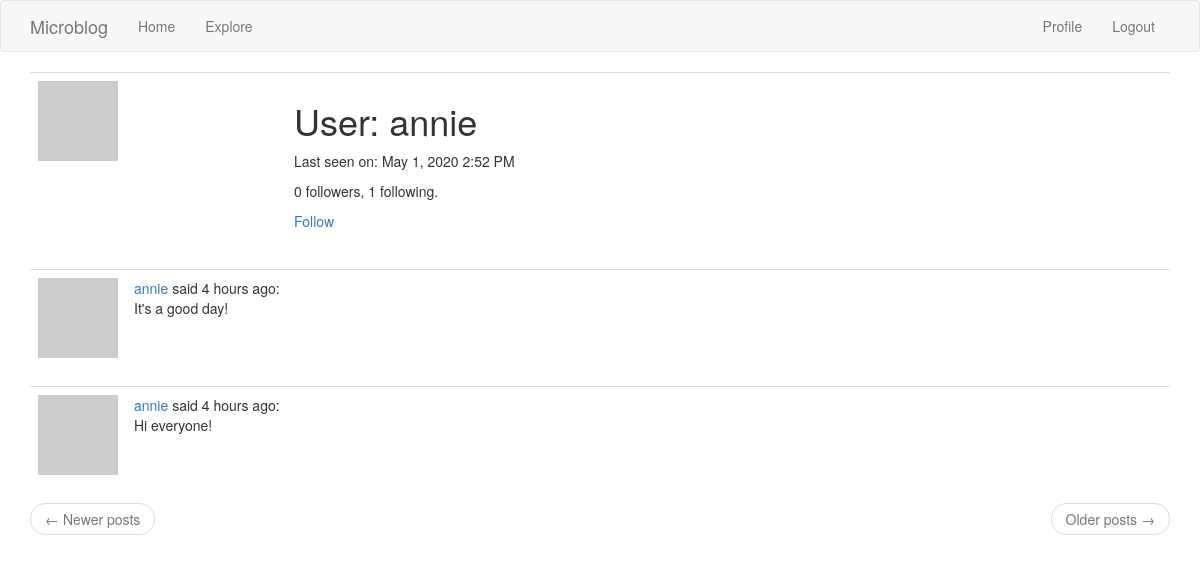
Page /user/annie (signed in) on the earlier database version.
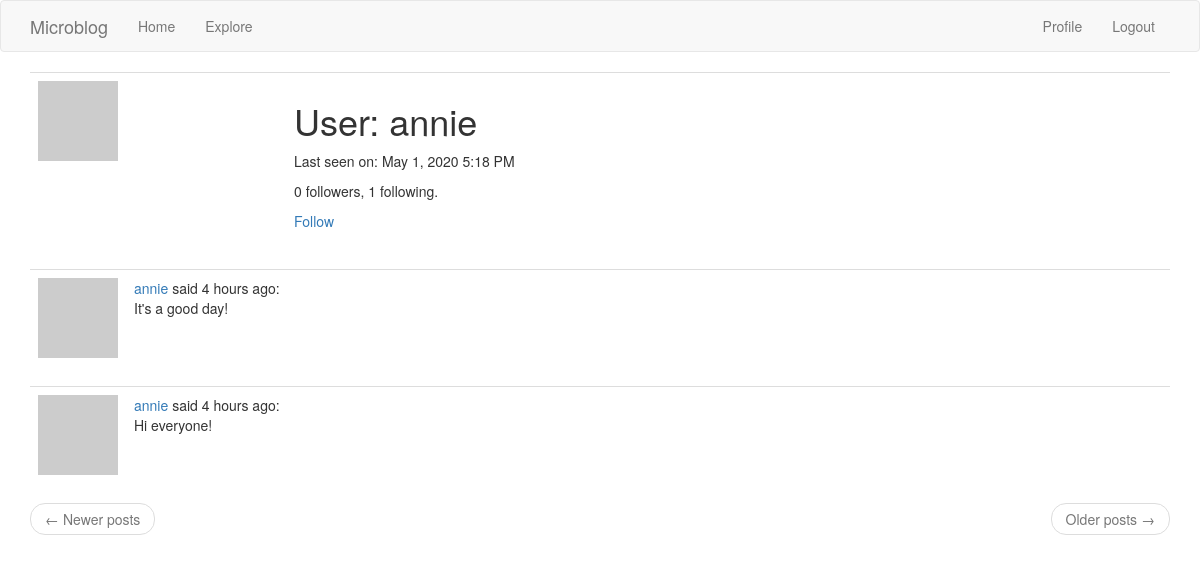
Same page on the later database version.
### app/models.py (models this page shows, shortened)
class User(UserMixin, db.Model):
    id = db.Column(db.Integer, primary_key=True)
    username = db.Column(db.String(64), index=True, unique=True)
    email = db.Column(db.String(120), index=True, unique=True)
    password_hash = db.Column(db.String(128))
    about_me = db.Column(db.String(140))
    last_seen = db.Column(db.DateTime, default=dt.datetime.utcnow)
    posts = db.relationship("Post", backref="author", lazy="dynamic")
    followed = db.relationship(
        "User",
        secondary=followers,
        primaryjoin=(followers.c.follower_id == id),
        secondaryjoin=(followers.c.followed_id == id),
        backref=db.backref("followers", lazy="dynamic"),
        lazy="dynamic",
    )
    def avatar(self, size):
        digest = md5(self.email.lower().encode("utf-8")).hexdigest()
        return "https://www.gravatar.com/avatar/{}?d=identicon&s={}".format(
            digest, size
        )
    def is_following(self, user: "User"):
        return self.followed.filter(followers.c.followed_id == user.id).count() > 0

class Post(db.Model):
    id = db.Column(db.Integer, primary_key=True)
    body = db.Column(db.String(140))
    timestamp = db.Column(db.DateTime, index=True, default=dt.datetime.utcnow)
    user_id = db.Column(db.Integer, db.ForeignKey("user.id"), index=True)

### app/routes.py (the view)
@app.route("/user/<username>")
@login_required
def user(username):
    user = User.query.filter_by(username=username).first_or_404()
    page = request.args.get("page", 1, type=int)
    posts = user.posts.order_by(Post.timestamp.desc()).paginate(
        page, app.config["POSTS_PER_PAGE"], False
    )
    next_url = (
        url_for("user", username=user.username, page=posts.next_num)
        if posts.has_next
        else None
    )
    prev_url = (
        url_for("user", username=user.username, page=posts.prev_num)
        if posts.has_prev
        else None
    )
    return render_template(
        "user.html", user=user, posts=posts.items, next_url=next_url, prev_url=prev_url
    )

### app/models.py (called while the page is built)
@login_manager.user_loader
def load_user(id):
    return User.query.get(int(id))

### app/routes.py (called while the page is built)
@app.before_request
def before_request():
    if current_user.is_authenticated:
        current_user.last_seen = dt.datetime.utcnow()
        db.session.commit()
    g.locale = str(get_locale())

### app/templates/user.html (shortened to what this page needs)
{% extends "base.html" %}
{% block app_content %}
    <table class="table table-hover">
        <tr>
            <td width="256px"><img src="{{ user.avatar(256) }}"></td>
            <td>
                <h1>User: {{ user.username }}</h1>
                {% if user.last_seen %}
                    <p>Last seen on: {{ moment(user.last_seen).format('LLL') }}</p>
                {% endif %}
                <p>{{ user.followers.count() }} followers, {{ user.followed.count() }} following.</p>
                {% if user == current_user %}
                    <p><a href="{{ url_for('edit_profile') }}">Edit your profile</a></p>
                {% elif not current_user.is_following(user) %}
                    <p><a href="{{ url_for('follow', username=user.username) }}">Follow</a></p>
                {% else %}
                    <p><a href="{{ url_for('unfollow', username=user.username) }}">Unfollow</a></p>
                {% endif %}
            </td>
        </tr>
    </table>
    {% for post in posts %}
        {% include '_post.html' %}
    {% endfor %}
    <nav aria-label="...">
        <ul class="pager">
            <li class="previous{% if not prev_url %} disabled{% endif %}">
                <a href="{{ prev_url or '#' }}">
                    <span aria-hidden="true">&larr;</span> Newer posts
                </a>
            </li>
            <li class="next{% if not next_url %} disabled{% endif %}">
                <a href="{{ next_url or '#' }}">
                    Older posts <span aria-hidden="true">&rarr;</span>
                </a>
            </li>
        </ul>
    </nav>
{% endblock %}

### app/templates/base.html (shortened to what this page needs)
{% extends 'bootstrap/base.html' %}
{% block navbar %}
    <nav class="navbar navbar-default">
        <div class="container">
            <div class="navbar-header">
                <a class="navbar-brand" href="{{ url_for('index') }}">Microblog</a>
            </div>
            <div class="collapse navbar-collapse" id="bs-example-navbar-collapse-1">
                <ul class="nav navbar-nav">
                    <li><a href="{{ url_for('index') }}">Home</a></li>
                    <li><a href="{{ url_for('explore') }}">Explore</a></li>
                </ul>
                <ul class="nav navbar-nav navbar-right">
                    {% if current_user.is_anonymous %}
                        <li><a href="{{ url_for('login') }}">Login</a></li>
                    {% else %}
                        <li><a href="{{ url_for('user', username=current_user.username) }}">Profile</a></li>
                        <li><a href="{{ url_for('logout') }}">Logout</a></li>
                    {% endif %}
                </ul>
            </div>
        </div>
    </nav>
{% endblock %}
{% block content %}
    <div class="container">
        {% block app_content %}{% endblock %}
    </div>
{% endblock %}

### app/templates/_post.html (shortened to what this page needs)
<table class="table table-hover">
    <tr>
        <td width="70px">
            <a href="{{ url_for('user', username=post.author.username) }}">
                <img src="{{ post.author.avatar(70) }}" />
            </a>
        </td>
        <td>
            {{ _('%(username)s said %(when)s', username=user_link, when=moment(post.timestamp).fromNow()) }}:
            <br>
            {{ post.body }}
        </td>
    </tr>
</table>

Differences in the rows shown:
changed User "annie": last_seen "May 1, 2020 2:52 PM" → "May 1, 2020 5:18 PM"
